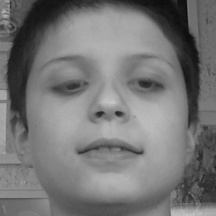
#> input picture data_set/image_2_19.jpg, 216 x 216 px, given in place of the camera
$ python Trainer.py
#> lines starting #> are read from the running program, lines starting #| are printed output that depends on the picture
"""
Strategy / Design:

We need something to take a bunch of photos very quickly, so we have a training data set.

1. Activate the Camera
    1.5. Ask for user_id, which is a number
2. Take a picture of your face
3. save the picture to a folder called "dataset/User.<user_id>" as a jpg
4. repeat steps 2-3 100 times
5. turn off camera.

"""

import numpy as np
import cv2
import os
from PIL import Image

class Trainer():
    def capture_data(self):
        cap = cv2.VideoCapture(0)
        cap.set(3,640) # width of frame
        cap.set(4,480) # height of frame

        user_id = input('type a unique number (1-10) as your id and hit enter')

        #make a classifier that detects faces (do "classifier = .....")
        classifier_ladeda = cv2.CascadeClassifier('/Users/carterlack/Desktop/projects/face_recognize/face_data.xml')

        # variable to hold count of pictures taken
        count = 0

        while(True):
            ret, frame = cap.read()
#> frame is the input picture: shape (216, 216, 3); min 10, max 202, mean 117.9
            gray = cv2.cvtColor(frame, cv2.COLOR_BGR2GRAY)
            # use the classifier to detect faces
            faces = classifier_ladeda.detectMultiScale(gray, 1.3, 5)
#> faces = [[8, 8, 196, 196]]
            for (x, y, w, h) in faces:
                cv2.rectangle(frame, (x, y), (x+w, y+h), (255, 0, 0), 2)
                cv2.imwrite("data_set/image_" + str(user_id) +"_" + str(count) + ".jpg", gray[y:y+h, x:x+w])
                count = count + 1
                cv2.imshow('image', frame)
#> this loop made 1 pass
#> (x, y, w, h, count) on pass 1: (8, 8, 196, 196, 1)
#> pass 1, in capture_data, `cv2.imwrite("data_set/image_" + str(user_id) +"_" + str(count) + ".jpg..`:
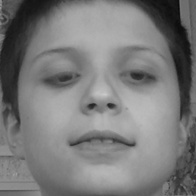
#> saved as image__0.jpg: shape (196, 196); min 10, max 202, mean 122.1
#> pass 1, in capture_data, `cv2.imshow('image', frame)`:
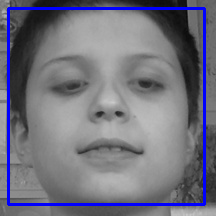
#> window 'image': shape (216, 216, 3); mean B, G, R 126.1, 113.3, 113.3
#> after the loop, count = 1
            k = cv2.waitKey(100) & 0xff
#> (key Esc is pressed here)
            if k == 27:
                break
            elif count >= 70:
                break
        cap.release()
        cv2.destroyAllWindows()


    def get_images(self, path, detector):
#> called with path = 'data_set'
        all_paths = []
        for image in os.listdir('data_set'):
            full_path = os.path.join(path, image)
            all_paths.append(full_path)
        # print(all_paths)
        faceThings = []
        ids = []
        for image_path in all_paths:
            opened_image = Image.open(image_path).convert('L')
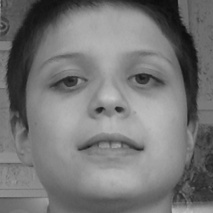
#> input picture data_set/image_2_0.jpg, 213 x 213 px
#> opened_image is the input picture: PIL image 213x213 L; min 11, max 198, mean 118
            img_np = np.array(opened_image, 'uint8')
            id = image_path.split('_')[2]
            int_id = int(id)

            faces = detector.detectMultiScale(img_np)
#> faces = [[21, 13, 176, 176]]
            for (x, w, y, h) in faces:
                faceThings.append(img_np[y:y+h, x:x+w])
                ids.append(int_id)
#> this loop made 1 pass
#> after the loop, faceThings = 1 item; ids = [2]

        return faceThings, ids


    def train(self):
        path = 'data_set'
        recognizer = cv2.face.LBPHFaceRecognizer_create()
        detector = cv2.CascadeClassifier('/Users/carterlack/Desktop/projects/face_recognize/face_data.xml')
        faceThings, ids = self.get_images(path, detector)
        recognizer.train(faceThings, np.array(ids))
        recognizer.write('trainer_data.yml')
        print("\n  [INFO] {0} faces trained".format(len(np.unique(ids))))


    # go through all images, and convert it into grayscale, then change them into numbers, then try to train on the array of numbers._
Trainer().capture_data()
Trainer().train()
#
